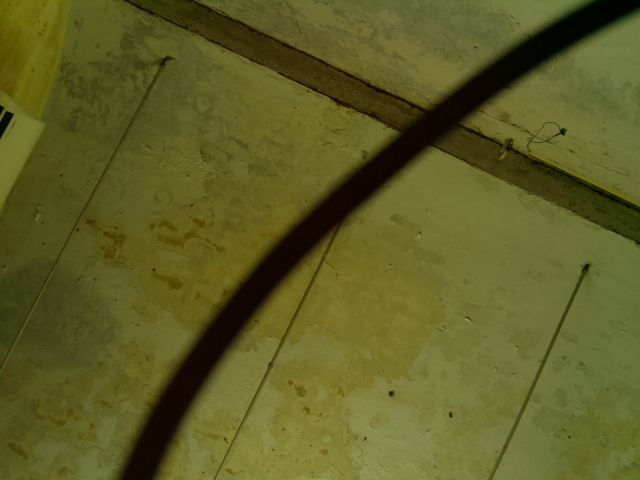
#> input picture img.jpg, 640 x 480 px
$ python -i test3.py   (imports and definitions only)   (older library calls are emulated)
#> lines starting #> are read from the running program, lines starting #| are printed output that depends on the picture
#> further down, picture is the input picture: shape (480, 640, 3); mean B, G, R 36.8, 92.9, 93.6
import io
import time
import picamera
import picamera.array
import numpy as np
import cv2
# [4 lines not run here, left out]
import scipy.misc
##from __future__ import print_function
from imutils.video.pivideostream import PiVideoStream
from imutils.video import FPS
from picamera.array import PiRGBArray
from picamera import PiCamera
import argparse
import imutils
import time
import cv2
y = z = float(300)
x=0


def cv_size(img):
    return tuple(img.shape[1::-1])
def wrap_image(x,y,z):
    dst = np.array([
	[0, 0],
	[x,100],
	[y,100],
	[300,0]], dtype = "float32")
    return dst

def warp_displayImage():
    dst = wrap_image(x,y,z)
    #dst = cv2.cv.CreateImage(cv_size(c_img), cv2.cv.IPL_DEPTH_8U, 3)
    h,w=300,100
    #rect = np.zeros((4, 2), dtype = "float32")
    rect=np.array([[0,0],[0,w],[h,w],[h,0]],dtype = "float32")
    M = cv2.getPerspectiveTransform(rect, dst)
    warp = cv2.warpPerspective(c_img, M, (300, 100))
    #cv2.cv.WarpPerspective(cv.fromarray(c_img), dst, H2)
##    cv2.imshow('crop',warp)
    return warp
def draw_line(img,lines):
    try:
        i=1
        for line in lines:
            for i in range(0,len(line)):

                coord=line[i]

                cv2.line(img,(coord[0],coord[1]),(coord[2],coord[3]),[255,255,255],3)
    except:
        pass
def process_img(p_img):

    p_img =scipy.misc.imresize(p_img,30,interp='bilinear',mode=None)
    p_img=cv2.cvtColor(p_img,cv2.COLOR_BGR2GRAY)
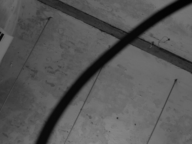
#> p_img: shape (144, 192); min 2, max 138, mean 86.7
    p_img=cv2.Canny(p_img,threshold1=100,threshold2=150)
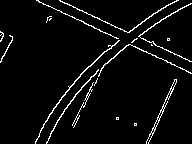
#> p_img: shape (144, 192); 4.5% white in thin lines or dots
    p_img=cv2.GaussianBlur(p_img,(5,5),1)
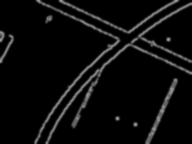
#> p_img: shape (144, 192); min 0, max 161, mean 11.5
    #vertices = np.array([[[10,360],[10,260],[200,220],[400,220],[600,260],[600,360],
                         #]], np.int32)
    #vertices=np.array([[[0,360],[0,360],[30,20],[30,30]]],np.int32)
    #p_img=roi(p_img,vertices)
    lines=cv2.HoughLinesP(p_img,1,np.pi/90,100,np.array([]),1,1)
#> lines = 38 rows, first 6: [125, 43, 191, 72], [152, 30, 190, 1], [59, 112, 153, 21], [37, 131, 54, 114], [78, 87, 142, 29], [131, 34, 172, 0]
# [18 lines of commented-out code are left out]
    draw_line(p_img,lines)
#> the loop in draw_line, `for line in lines:` made 38 passes
#> line on passes 1 to 12: [[125, 43, 191, 72]], [[152, 30, 190, 1]], [[59, 112, 153, 21]], [[37, 131, 54, 114]], [[78, 87, 142, 29]], [[131, 34, 172, 0]], [[36, 0, 121, 41]], [[34, 0, 121, 42]], [[55, 119, 83, 91]], [[112, 62, 180, 5]], [[136, 36, 191, 62]], [[62, 107, 138, 33]]
#> after the loop in draw_line, `for line in lines:`:
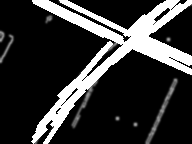
#> img: shape (144, 192); min 0, max 255, mean 53.3
    return p_img
# [1 line that did not run here, left out]
# [1 line that did not run here, left out]
# [1 line that did not run here, left out]
# [1 line that did not run here, left out]
# [2 lines that did not run here, left out]

# [3 lines not run here, left out]
vs = PiVideoStream().start()
# [1 line not run here, left out]
fps = FPS().start()
finish = time.time()
# [25 lines not run here, left out]

>>> import cv2
>>> picture = cv2.imread('img.jpg')
>>> result = process_img(picture)
